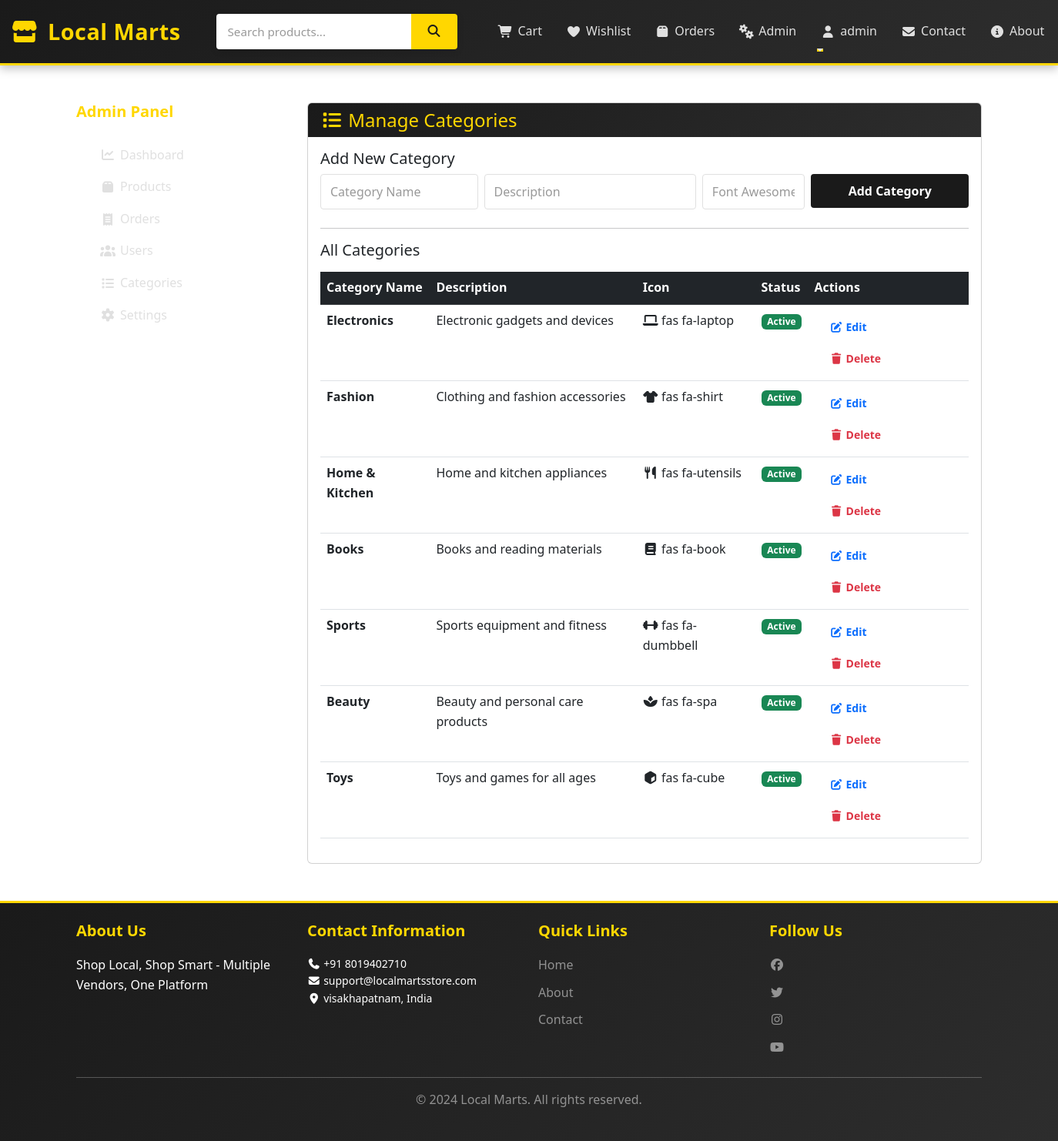
Page /admin/categories (signed in) on the committed database.
### app/models.py (models this page shows, shortened)
class User(UserMixin, db.Model):
    id = db.Column(db.Integer, primary_key=True)
    username = db.Column(db.String(80), unique=True, nullable=False)
    email = db.Column(db.String(120), unique=True, nullable=False)
    password_hash = db.Column(db.String(200), nullable=False)
    phone = db.Column(db.String(20))
    address = db.Column(db.Text)
    city = db.Column(db.String(50))
    country = db.Column(db.String(50))
    postal_code = db.Column(db.String(10))
    user_type = db.Column(db.String(20), default='buyer')  # buyer or seller
    is_admin = db.Column(db.Boolean, default=False)
    created_at = db.Column(db.DateTime, default=datetime.utcnow)
    orders = db.relationship('Order', backref='user', lazy=True, cascade='all, delete-orphan')
    cart_items = db.relationship('CartItem', backref='user', lazy=True, cascade='all, delete-orphan')
    wishlist_items = db.relationship('Wishlist', backref='user', lazy=True, cascade='all, delete-orphan')
    reviews = db.relationship('Review', backref='user', lazy=True, cascade='all, delete-orphan')

class Category(db.Model):
    id = db.Column(db.Integer, primary_key=True)
    name = db.Column(db.String(100), nullable=False, unique=True)
    description = db.Column(db.Text)
    icon = db.Column(db.String(100))
    display_order = db.Column(db.Integer, default=0)
    is_active = db.Column(db.Boolean, default=True)
    created_at = db.Column(db.DateTime, default=datetime.utcnow)

class Settings(db.Model):
    id = db.Column(db.Integer, primary_key=True)
    site_name = db.Column(db.String(200), default='Local Marts')
    tagline = db.Column(db.String(300), default='Shop Local, Shop Smart')
    contact_email = db.Column(db.String(120))
    contact_phone = db.Column(db.String(20))
    contact_address = db.Column(db.Text)
    contact_city = db.Column(db.String(100))
    contact_country = db.Column(db.String(100))
    contact_postal_code = db.Column(db.String(20))
    whatsapp_number = db.Column(db.String(20))
    map_url = db.Column(db.String(500))
    about_us = db.Column(db.Text)
    privacy_policy = db.Column(db.Text)
    terms_conditions = db.Column(db.Text)
    return_policy = db.Column(db.Text)
    shipping_policy = db.Column(db.Text)
    facebook_url = db.Column(db.String(300))
    instagram_url = db.Column(db.String(300))
    twitter_url = db.Column(db.String(300))
    linkedin_url = db.Column(db.String(300))
    youtube_url = db.Column(db.String(300))
    updated_at = db.Column(db.DateTime, default=datetime.utcnow, onupdate=datetime.utcnow)

### app/run.py (the view, shortened to what this page needs)
@app.route('/admin/categories', methods=['GET', 'POST'])
@admin_required
def admin_categories():
    categories = Category.query.order_by(Category.display_order).all()
    return render_template('admin/categories.html', categories=categories)

### app/templates/admin/categories.html (shortened to what this page needs)
{% extends "base.html" %}
{% block content %}
<div class="container mt-5">
    <div class="row">
        <div class="col-md-3">
            <div class="admin-sidebar">
                <h5 class="mb-4" style="color: #FFD700; font-weight: 700;">Admin Panel</h5>
                <nav class="nav flex-column">
                    <a class="nav-link" href="{{ url_for('admin_dashboard') }}">
                        <i class="fas fa-chart-line"></i> Dashboard
                    </a>
                    <a class="nav-link" href="{{ url_for('admin_products') }}">
                        <i class="fas fa-box"></i> Products
                    </a>
                    <a class="nav-link" href="{{ url_for('admin_orders') }}">
                        <i class="fas fa-receipt"></i> Orders
                    </a>
                    <a class="nav-link" href="{{ url_for('admin_users') }}">
                        <i class="fas fa-users"></i> Users
                    </a>
                    <a class="nav-link active" href="{{ url_for('admin_categories') }}">
                        <i class="fas fa-list"></i> Categories
                    </a>
                    <a class="nav-link" href="{{ url_for('admin_settings') }}">
                        <i class="fas fa-cog"></i> Settings
                    </a>
                </nav>
            </div>
        </div>
        <div class="col-md-9">
            <div class="card">
                <div class="card-header" style="background: linear-gradient(135deg, #1a1a1a 0%, #2d2d2d 100%); color: #FFD700; border: none;">
                    <h4 class="mb-0"><i class="fas fa-list"></i> Manage Categories</h4>
                </div>
                <div class="card-body">
                    <div class="mb-4">
                        <h5>Add New Category</h5>
                        <form method="POST" class="row g-2">
                            <div class="col-md-3">
                                <input type="text" class="form-control" name="name" placeholder="Category Name" required>
                            </div>
                            <div class="col-md-4">
                                <input type="text" class="form-control" name="description" placeholder="Description">
                            </div>
                            <div class="col-md-2">
                                <input type="text" class="form-control" name="icon" placeholder="Font Awesome Icon (fas fa-...)">
                            </div>
                            <div class="col-md-3">
                                <button type="submit" class="btn btn-primary w-100">Add Category</button>
                            </div>
                        </form>
                    </div>
                    <hr>
                    <h5 class="mb-3">All Categories</h5>
                    <div class="table-responsive">
                        <table class="table table-hover">
                            <thead class="table-dark">
                                <tr>
                                    <th>Category Name</th>
                                    <th>Description</th>
                                    <th>Icon</th>
                                    <th>Status</th>
                                    <th>Actions</th>
                                </tr>
                            </thead>
                            <tbody>
                                {% if categories %}
                                    {% for category in categories %}
                                        <tr>
                                            <td>
                                                <strong>{{ category.name }}</strong>
                                            </td>
                                            <td>{{ category.description or 'N/A' }}</td>
                                            <td>
                                                {% if category.icon %}
                                                    <i class="{{ category.icon }}"></i> {{ category.icon }}
                                                {% else %}
                                                    N/A
                                                {% endif %}
                                            </td>
                                            <td>
                                                {% if category.is_active %}
                                                    <span class="badge bg-success">Active</span>
                                                {% else %}
                                                    <span class="badge bg-secondary">Inactive</span>
                                                {% endif %}
                                            </td>
                                            <td>
                                                <a href="{{ url_for('edit_category', category_id=category.id) }}" class="btn btn-sm btn-outline-primary">
                                                    <i class="fas fa-edit"></i> Edit
                                                </a>
                                                <form method="POST" action="{{ url_for('delete_category', category_id=category.id) }}" style="display:inline;">
                                                    <button type="submit" class="btn btn-sm btn-outline-danger" onclick="return confirm('Are you sure?')">
                                                        <i class="fas fa-trash"></i> Delete
                                                    </button>
                                                </form>
                                            </td>
                                        </tr>
                                    {% endfor %}
                                {% else %}
                                    <tr>
                                        <td colspan="5" class="text-center text-muted">No categories found. Add one to get started!</td>
                                    </tr>
                                {% endif %}
                            </tbody>
                        </table>
                    </div>
                </div>
            </div>
        </div>
    </div>
</div>
{% endblock %}

### app/templates/base.html (shortened to what this page needs)
<!DOCTYPE html>
<html lang="en">
<head>
    <link href="https://cdn.jsdelivr.net/npm/bootstrap@5.3.0/dist/css/bootstrap.min.css" rel="stylesheet">
    <link rel="stylesheet" href="https://cdnjs.cloudflare.com/ajax/libs/font-awesome/7.0.1/css/all.min.css">
    <link rel="stylesheet" href="{{ url_for('static', filename='css/style.css') }}">
</head>
<body>
    <nav class="navbar navbar-expand-lg navbar-dark bg-dark sticky-top navbar-custom">
        <div class="container-fluid">
            <a class="navbar-brand" href="{{ url_for('index') }}">
                <i class="fas fa-store"></i> Local Marts
            </a>
            <div class="search-box">
                <form method="get" action="{{ url_for('index') }}">
                    <input type="text" name="search" placeholder="Search products..." value="{{ search or '' }}">
                    <button type="submit"><i class="fas fa-search"></i></button>
                </form>
            </div>
            <div class="collapse navbar-collapse" id="navbarNav">
                <ul class="navbar-nav ms-auto">
                    {% if current_user.is_authenticated %}
                        <li class="nav-item">
                            <a class="nav-link" href="{{ url_for('cart') }}">
                                <i class="fas fa-shopping-cart"></i> Cart
                            </a>
                        </li>
                        <li class="nav-item">
                            <a class="nav-link" href="{{ url_for('wishlist') }}">
                                <i class="fas fa-heart"></i> Wishlist
                            </a>
                        </li>
                        <li class="nav-item">
                            <a class="nav-link" href="{{ url_for('orders') }}">
                                <i class="fas fa-box"></i> Orders
                            </a>
                        </li>
                        {% if current_user.id == 1 %}
                            <li class="nav-item">
                                <a class="nav-link" href="{{ url_for('admin_dashboard') }}">
                                    <i class="fas fa-cogs"></i> Admin
                                </a>
                            </li>
                        {% endif %}
                        <li class="nav-item dropdown">
                            <a class="nav-link dropdown-toggle" href="#" id="userDropdown" role="button" data-bs-toggle="dropdown">
                                <i class="fas fa-user"></i> {{ current_user.username }}
                            </a>
                        </li>
                    {% endif %}
                    <li class="nav-item">
                        <a class="nav-link" href="{{ url_for('contact') }}">
                            <i class="fas fa-envelope"></i> Contact
                        </a>
                    </li>
                    <li class="nav-item">
                        <a class="nav-link" href="{{ url_for('about') }}">
                            <i class="fas fa-info-circle"></i> About
                        </a>
                    </li>
                </ul>
            </div>
        </div>
    </nav>
    <main class="container-fluid">
        {% block content %}{% endblock %}
    </main>
    <footer class="bg-dark text-white mt-5 py-4">
        <div class="container">
            <div class="row">
                <div class="col-md-3">
                    <h5>About Us</h5>
                    <p>{{ settings.tagline if settings else 'Shop Local, Shop Smart' }}</p>
                </div>
                <div class="col-md-3">
                    <h5>Contact Information</h5>
                    <ul class="list-unstyled small">
                        {% if settings %}
                            <li><i class="fas fa-phone"></i> {{ settings.contact_phone }}</li>
                            <li><i class="fas fa-envelope"></i> {{ settings.contact_email }}</li>
                            <li><i class="fas fa-map-marker-alt"></i> {{ settings.contact_city }}, {{ settings.contact_country }}</li>
                        {% endif %}
                    </ul>
                </div>
                <div class="col-md-3">
                    <h5>Quick Links</h5>
                    <ul class="list-unstyled">
                        <li><a href="{{ url_for('index') }}" class="text-white-50">Home</a></li>
                        <li><a href="{{ url_for('about') }}" class="text-white-50">About</a></li>
                        <li><a href="{{ url_for('contact') }}" class="text-white-50">Contact</a></li>
                    </ul>
                </div>
                <div class="col-md-3">
                    <h5>Follow Us</h5>
                    <div class="social-links">
                        {% if settings and settings.facebook_url %}
                            <a href="{{ settings.facebook_url }}" target="_blank" class="text-white-50"><i class="fab fa-facebook"></i></a>
                        {% endif %}
                        {% if settings and settings.twitter_url %}
                            <a href="{{ settings.twitter_url }}" target="_blank" class="text-white-50"><i class="fab fa-twitter"></i></a>
                        {% endif %}
                        {% if settings and settings.instagram_url %}
                            <a href="{{ settings.instagram_url }}" target="_blank" class="text-white-50"><i class="fab fa-instagram"></i></a>
                        {% endif %}
                        {% if settings and settings.youtube_url %}
                            <a href="{{ settings.youtube_url }}" target="_blank" class="text-white-50"><i class="fab fa-youtube"></i></a>
                        {% endif %}
                    </div>
                </div>
            </div>
            <hr>
            <div class="text-center text-white-50">
                <p>&copy; 2024 Local Marts. All rights reserved.</p>
            </div>
        </div>
    </footer>
</body>
</html>

### rows in the picture
User: username "admin"
Category: name "Electronics", description "Electronic gadgets and devices", icon "fas fa-laptop", is_active "Active"
Category: name "Fashion", description "Clothing and fashion accessories", icon "fas fa-shirt", is_active "Active"
Category: name "Home & Kitchen", description "Home and kitchen appliances", icon "fas fa-utensils", is_active "Active"
Category: name "Books", description "Books and reading materials", icon "fas fa-book", is_active "Active"
Category: name "Sports", description "Sports equipment and fitness", icon "fas fa-dumbbell", is_active "Active"
Category: name "Beauty", description "Beauty and personal care products", icon "fas fa-spa", is_active "Active"
Category: name "Toys", description "Toys and games for all ages", icon "fas fa-cube", is_active "Active"
Settings: tagline "Shop Local, Shop Smart - Multiple Vendors, One Platform", contact_phone "+91 8019402710", contact_email "support@localmartsstore.com", contact_city "visakhapatnam", contact_country "India"
